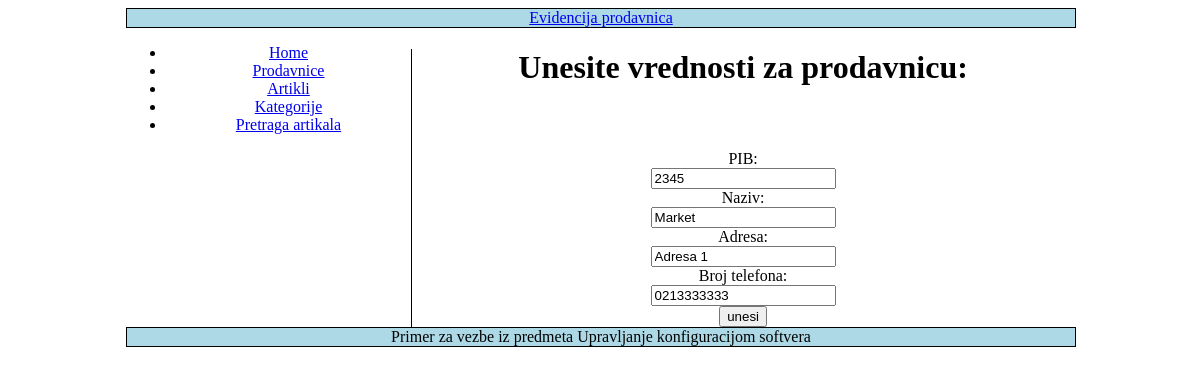
Screenshot of /unos/prodavnice/8 with the database file from the repository.
### prodavnice/models.py (models this page shows, shortened)
class Prodavnica(models.Model):
    pib = models.CharField(max_length=20)
    naziv = models.CharField(max_length=50)
    adresa = models.CharField(max_length=40)
    broj_telefona = models.CharField('broj telefona', max_length=30)

### prodavnice/prodavnica_view.py (the view, shortened to what this page needs)
# urls.py: path('unos/prodavnice/', prodavnica_view.unos_prodavnice, name='unos_prodavnice'),
def unos_prodavnice(request, id=None):
    title = apps.get_app_config('prodavnice').verbose_name
    if request.method == 'GET':
        if id is None:
            return render(request, "unos_prodavnice.html", {"title": title})
        else:
            p = get_object_or_404(Prodavnica, id=id)
            stari_id = id
            return render(request, "unos_prodavnice.html", {"title": title, "stari_id": stari_id, "pib": p.pib,
                                                            "naziv": p.naziv, "adresa": p.adresa,
                                                            "broj_telefona": p.broj_telefona})

### prodavnice/templates/unos_prodavnice.html (shortened to what this page needs)
{% extends "base.html" %}
{% block content %}
<h1 >Unesite vrednosti za prodavnicu:</h1>
    <form method="post" action="{% url 'unos_prodavnice' %}">
        <div class="label">PIB:</div>
        <div class="unos"><input type="text" name="pib" value="{{ pib }}" /></div>
        <div class="label">Naziv:</div>
        <div class="unos"><input type="text" name="naziv" value="{{ naziv }}"></div>
        <div class="label">Adresa:</div>
        <div class="unos"><input type="text" name="adresa" value="{{ adresa }}"></div>
        <div class="label">Broj telefona:</div>
        <div class="unos"><input type="text" name="broj_telefona" value="{{ broj_telefona }}"></div>
        <div  class="dugme"><input type="submit" value="unesi"/></div>
    </form>
{% endblock %}

### prodavnice/static/style.css (style rules this page uses)
.label { clear: left; }

### rows the page displays
Prodavnica: pib "2345", naziv "Market", adresa "Adresa 1", broj_telefona "0213333333"
